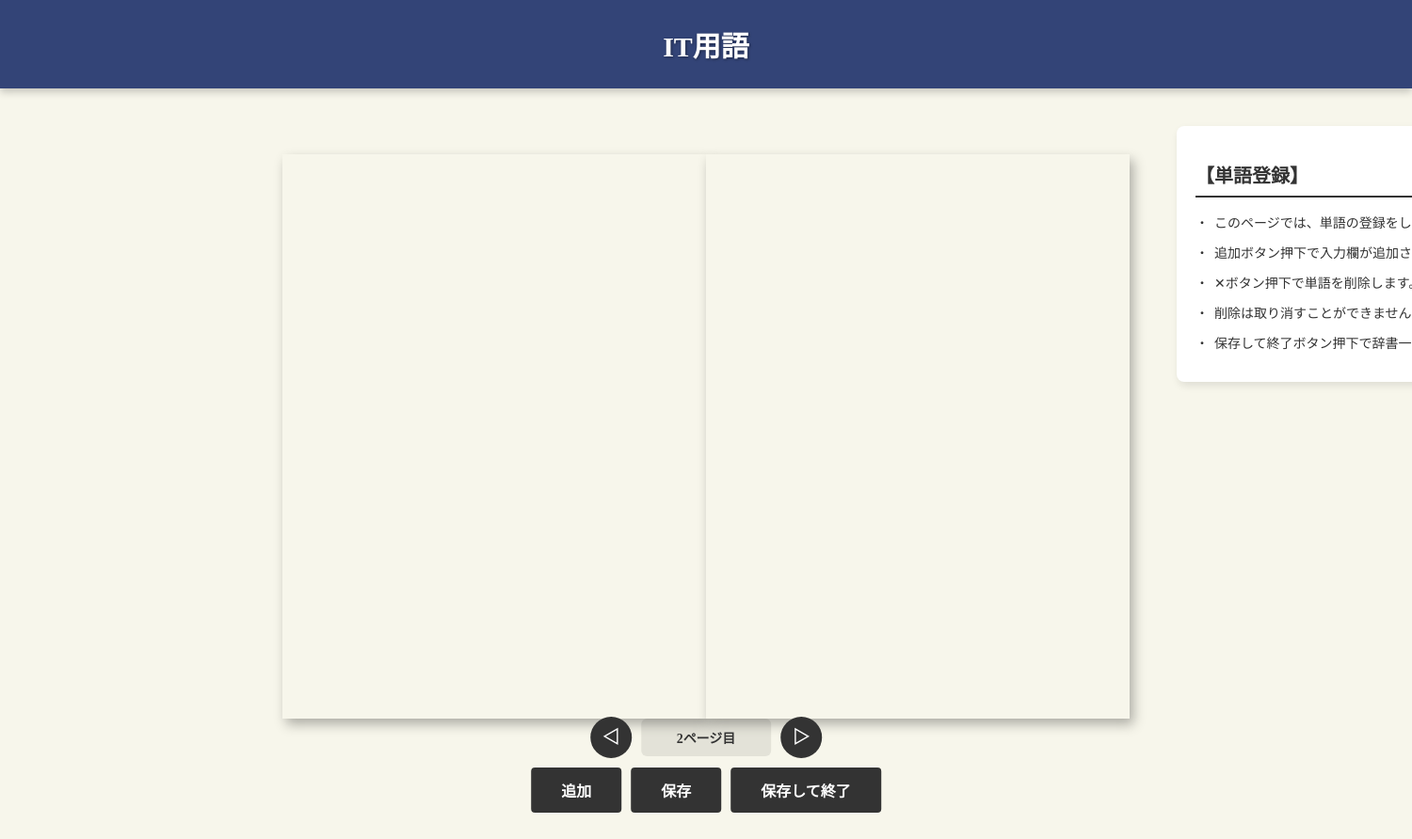
The page /add-words/3/1 on the database as committed earlier.
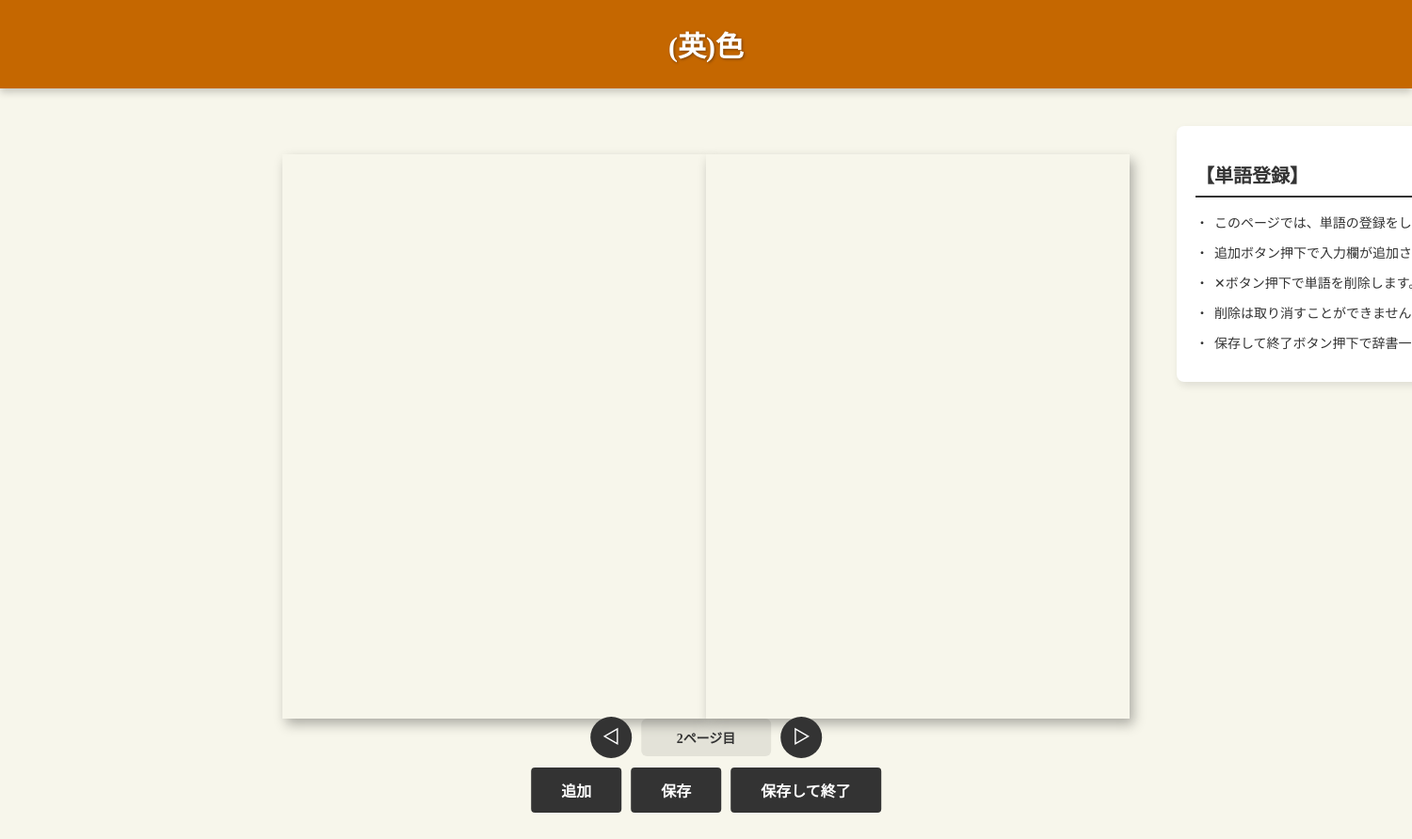
The same page on the database as committed later.
### app/models.py (models this page shows, shortened)
class Dictionary(db.Model):
    __tablename__ = "dictionaries"
    id = db.Column(db.Integer, primary_key=True)
    title = db.Column(db.String(100))
    cover_color = db.Column(db.String(20))
    created_at = db.Column(db.DateTime, nullable=False, default=datetime.utcnow)
    updated_at = db.Column(db.DateTime, nullable=False, default=datetime.utcnow, onupdate=datetime.utcnow)
    is_favorite = db.Column(db.Boolean, nullable=False, default=False)

### app/routes.py (the view, shortened to what this page needs)
@main.route('/add-words/<int:dictionary_id>/<int:page>')
def add_words(dictionary_id, page):
    dictionary = Dictionary.query.get(dictionary_id)
    if not dictionary:
        return redirect(url_for('main.index'))
    reflow_dictionary_words(dictionary_id)
    cover_color = dictionary.cover_color
    words = (Word.query
            .filter_by(dictionary_id=dictionary_id, page_index=page)
            .order_by(Word.id)
            .all())
    left_words = []
    right_words = []
    left_lines = 0
    right_lines = 0
    return render_template('add_words.html',
                            dictionary=dictionary,
                            cover_color=cover_color,
                            page=page,
                            left_words=left_words,
                            right_words=right_words)

### app/routes.py (called while the page is built)
def reflow_dictionary_words(dictionary_id: int):
    words = Word.query.filter_by(dictionary_id=dictionary_id).order_by(Word.id).all()
    page_index = 0
    left_lines = 0
    right_lines = 0
    for word in words:
        lines = 1 + (word.line_count or 2)
        if left_lines + lines <= MAX_LINES_PER_PAGE:
            word.page_index = page_index
            left_lines += lines
        elif right_lines + lines <= MAX_LINES_PER_PAGE:
            word.page_index = page_index
            right_lines += lines
        else:
            page_index += 1
            left_lines = lines
            right_lines = 0
            word.page_index = page_index
    db.session.commit()

### app/templates/add_words.html (shortened to what this page needs)
<html lang="ja">
    <head>
        {% with title='単語登録' %}
            {% include 'head_css.html' %}
        {% endwith %}
    </head>
    <body>
        {% if dictionary %}
            <div class="dictionary-header"  style="background-color: {{ cover_color}};">
                <div class="dictionary-header-title">
                    {{ dictionary.title }}
                </div>
            </div>
            <div class="words-page-container">
                <div class="book-area">
                    <div class="page-left">
                    </div>
                    <div class="page-right">
                    </div>
                </div>
                <div class="notice-section right">
                    <h2>【単語登録】</h2>
                    <ul>
                        <li>このページでは、単語の登録をします。</li>
                        <li>追加ボタン押下で入力欄が追加されます。</li>
                        <li>✕ボタン押下で単語を削除します。</li>
                        <li>削除は取り消すことができません。</li>
                        <li>保存して終了ボタン押下で辞書一覧へ遷移します。</li>
                    </ul>
                </div>
            </div>
            <div class="save-exit-container">
                <div class="action-row page-row">
                    <button type="button" id="prev-page-button" class="nav-button" title="前のページ" aria-label="前のページ" {% if page == 0 %}disabled{% endif %}>◁</button>
                    <div class="page-indicator">
                        {{ page + 1 }}ページ目
                    </div>
                    <button type="button" id="next-page-button" class="nav-button" title="次のページ" aria-label="次のページ">▷</button>
                </div>
                <div class="action-row main-row">
                    <button type="button" id="add-row-button">追加</button>
                    <button type="button" id="save-button">保存</button>
                    <button type="button" id="save-exit-button">保存して終了</button>
                </div>
            </div>
        {% else %}
            <p>辞書が見つかりませんでした。</p>
        {% endif %}
    </body>
</html>

Rows that differ between the two databases and show on the page:
changed Dictionary: cover_color "#334477" → "#C56700" (drawn); title "IT用語" → "(英)色"
